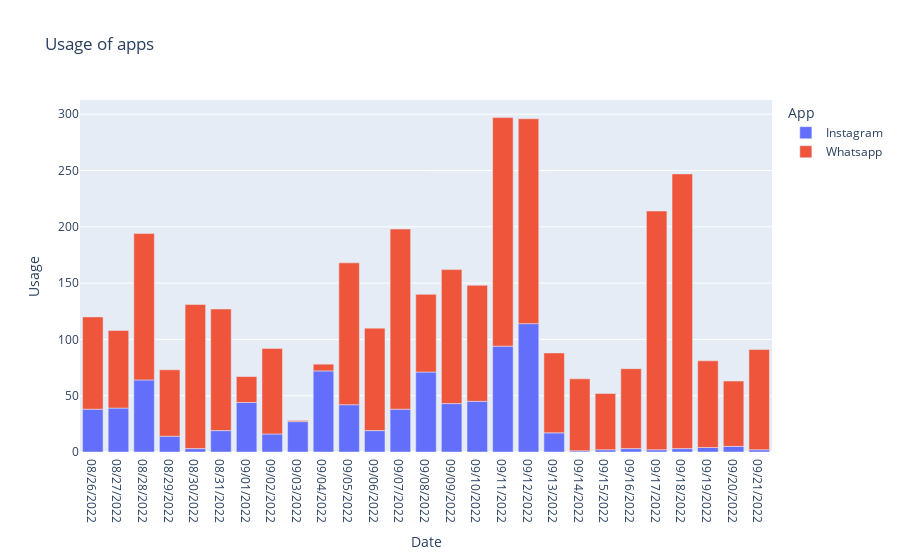

This figure's notebook cell:
### Code cell
import plotly.express as px
fig=px.bar(data,x="Date",y="Usage",title="Usage of apps",color="App")
fig.show()

### Figure 1 — Plotly figure (JSON) as saved in the notebook; plotly's stock layout.template omitted (floating-point values rounded to 4 significant figures)
{"data": [{"alignmentgroup": "True", "hovertemplate": "App=Instagram<br>Date=%{x}<br>Usage=%{y}<extra></extra>", "legendgroup": "Instagram", "marker": {"color": "#636efa", "pattern": {"shape": ""}}, "name": "Instagram", "offsetgroup": "Instagram", "orientation": "v", "showlegend": true, "textposition": "auto", "type": "bar", "x": ["08/26/2022", "08/27/2022", "08/28/2022", "08/29/2022", "08/30/2022", "08/31/2022", "09/01/2022", "09/02/2022", "09/03/2022", "09/04/2022", "09/05/2022", "09/06/2022", "09/07/2022", "09/08/2022", "09/09/2022", "09/10/2022", "09/11/2022", "09/12/2022", "09/13/2022", "09/14/2022", "09/15/2022", "09/16/2022", "09/17/2022", "09/18/2022", "09/19/2022", "09/20/2022", "09/21/2022"], "xaxis": "x", "y": [38, 39, 64, 14, 3, 19, 44, 16, 27, 72, 42, 19, 38, 71, 43, 45, 94, 114, 17, 1, 2, 3, 2, 3, 4, 5, 2], "yaxis": "y"}, {"alignmentgroup": "True", "hovertemplate": "App=Whatsapp<br>Date=%{x}<br>Usage=%{y}<extra></extra>", "legendgroup": "Whatsapp", "marker": {"color": "#EF553B", "pattern": {"shape": ""}}, "name": "Whatsapp", "offsetgroup": "Whatsapp", "orientation": "v", "showlegend": true, "textposition": "auto", "type": "bar", "x": ["08/26/2022", "08/27/2022", "08/28/2022", "08/29/2022", "08/30/2022", "08/31/2022", "09/01/2022", "09/02/2022", "09/03/2022", "09/04/2022", "09/05/2022", "09/06/2022", "09/07/2022", "09/08/2022", "09/09/2022", "09/10/2022", "09/11/2022", "09/12/2022", "09/13/2022", "09/14/2022", "09/15/2022", "09/16/2022", "09/17/2022", "09/18/2022", "09/19/2022", "09/20/2022", "09/21/2022"], "xaxis": "x", "y": [82, 69, 130, 59, 128, 108, 23, 76, 1, 6, 126, 91, 160, 69, 119, 103, 203, 182, 71, 64, 50, 71, 212, 244, 77, 58, 89], "yaxis": "y"}], "layout": {"barmode": "relative", "legend": {"title": {"text": "App"}, "tracegroupgap": 0}, "title": {"text": "Usage of apps"}, "xaxis": {"anchor": "y", "domain": [0, 1], "title": {"text": "Date"}}, "yaxis": {"anchor": "x", "domain": [0, 1], "title": {"text": "Usage"}}}}
